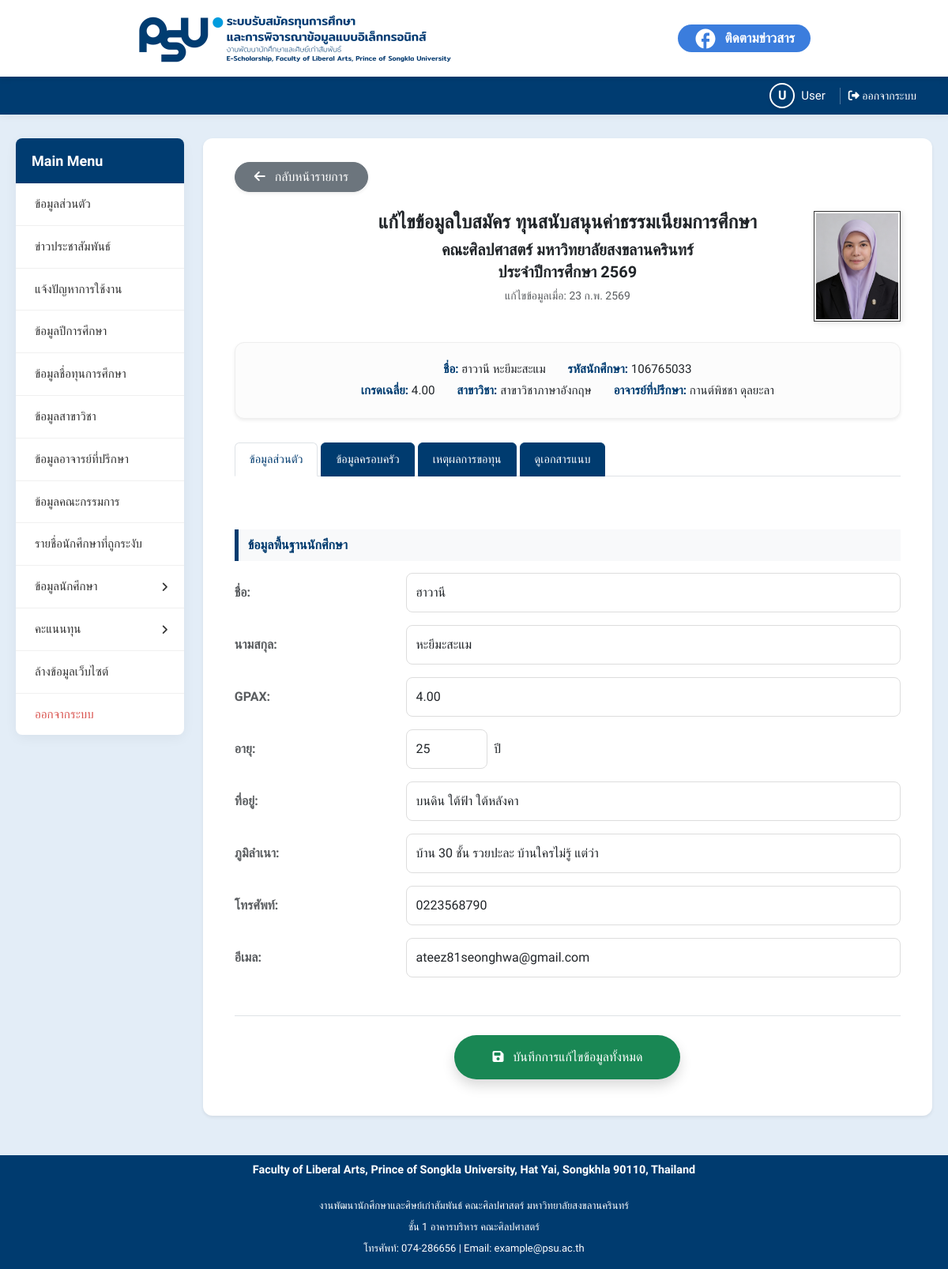
The app's page /admin/students/edit_student.php?id=30 with its own data.
### tables this page shows
CREATE TABLE `tb_student` (
  `st_id` int(10) NOT NULL,
  `st_sex` int(2) NOT NULL,
  `st_firstname` varchar(200) NOT NULL,
  `st_lastname` varchar(200) NOT NULL,
  `st_score` varchar(100) NOT NULL,
  `st_code` char(100) NOT NULL,
  `st_program` int(10) NOT NULL,
  `st_email` varchar(100) NOT NULL,
  `st_image` varchar(200) NOT NULL,
  `st_pass` varchar(100) NOT NULL,
  `st_birthday` date NOT NULL,
  `st_age` int(2) NOT NULL,
  `st_address1` text NOT NULL,
  `st_address2` text NOT NULL,
  `st_tel1` char(100) NOT NULL,
  `st_tel2` char(100) NOT NULL,
  `st_family_status` varchar(250) NOT NULL,
  `st_borrow_money` varchar(255) NOT NULL,
  `st_received` varchar(255) NOT NULL,
  `st_job` varchar(255) NOT NULL,
  `st_current_job` varchar(255) NOT NULL,
  `st_peripeteia` varchar(200) NOT NULL,
  `st_solutions` varchar(255) NOT NULL,
  `st_history_bursary` varchar(255) NOT NULL,
  `st_note` text NOT NULL,
  `st_doc` varchar(100) NOT NULL,
  `st_doc1` char(100) NOT NULL,
  `st_doc2` char(100) NOT NULL,
  `id_teacher` int(10) NOT NULL,
  `st_date_regis` datetime NOT NULL,
  `st_date_send` datetime NOT NULL,
  `st_activate` int(2) NOT NULL,
  `st_confirm` int(2) NOT NULL,
  `md5_code` varchar(255) NOT NULL,
  `sum_score` int(10) NOT NULL,
  `st_average` float(7,2) NOT NULL,
  `st_type` int(2) NOT NULL,
  `st_father` text DEFAULT NULL,
  `st_mother` text DEFAULT NULL,
  `st_guardian` text DEFAULT NULL,
  `st_siblings` text DEFAULT NULL,
  `st_history_detail` text DEFAULT NULL
);

CREATE TABLE `tb_program` (
  `g_id` int(10) NOT NULL,
  `g_program` varchar(255) NOT NULL
);

CREATE TABLE `tb_teacher` (
  `tc_id` int(10) NOT NULL,
  `tc_user` varchar(100) NOT NULL,
  `tc_pass` varchar(199) NOT NULL,
  `tc_name` varchar(255) NOT NULL,
  `tc_type` int(2) NOT NULL
);

### admin/students/edit_student.php (the view, shortened to what this page needs)
<?php
include '../../include/config.php';
$st_id = isset($_GET['id']) ? (int)$_GET['id'] : 0;
$sql = "SELECT s.*, p.g_program, t.tc_name
        FROM tb_student s
        LEFT JOIN tb_program p ON s.st_program = p.g_id
        LEFT JOIN tb_teacher t ON s.id_teacher = t.tc_id
        WHERE s.st_id = '$st_id'";
$result = mysqli_query($connect1, $sql);
$student = mysqli_fetch_assoc($result);
$scholarship_options = [];
$res_types = mysqli_query($connect1, "SELECT st_name_1, st_name_2, st_name_3 FROM tb_year WHERE y_id = 1");
$d_types = mysqli_fetch_assoc($res_types);
$scholarship_options[1] = $d_types['st_name_1'] ?? 'ทุนประเภทที่ 1';
$scholarship_options[2] = $d_types['st_name_2'] ?? 'ทุนประเภทที่ 2';
$scholarship_options[3] = $d_types['st_name_3'] ?? 'ทุนประเภทที่ 3';
$thai_months = [1 => "ม.ค.", 2 => "ก.พ.", 3 => "มี.ค.", 4 => "เม.ย.", 5 => "พ.ค.", 6 => "มิ.ย.", 7 => "ก.ค.", 8 => "ส.ค.", 9 => "ก.ย.", 10 => "ต.ค.", 11 => "พ.ย.", 12 => "ธ.ค."];
$current_date_th = date("j") . " " . $thai_months[(int)date("n")] . " " . (date("Y") + 543);
$current_year_th = date("Y") + 543;
?>
<!DOCTYPE html>
<html lang="th">
<head>
    <link href="https://cdn.jsdelivr.net/npm/bootstrap@5.3.2/dist/css/bootstrap.min.css" rel="stylesheet">
    <link rel="stylesheet" href="../../assets/css/global2.css">
    <link rel="stylesheet" href="../../assets/css/layout.css">
    <link rel="stylesheet" href="../../assets/css/navigation.css">
    <link rel="stylesheet" href="../../assets/css/ui-elements.css">
    <link rel="stylesheet" href="../../assets/css/forms.css">
    <link rel="stylesheet" href="../../assets/css/tables.css">
    <link rel="stylesheet" href="../../assets/css/pages.css">
    <link rel="stylesheet" href="https://cdnjs.cloudflare.com/ajax/libs/font-awesome/6.4.2/css/all.min.css">
</head>
<body>
    <div class="sticky-header-wrapper">
        <?php include('../../include/navbar.php'); ?>
        <?php include('../../include/status_bar.php'); ?>
    </div>
    <div class="container-fluid dashboard-container">
        <div class="row g-4">
            <div class="col-12 col-sidebar-20">
                <?php include '../../include/sidebar.php'; ?>
            </div>
            <div class="col-12 col-main-80">
                <main class="main-content shadow-sm">
                    <div class="mb-4">
                        <a href="../students/student_data.php?type=<?php echo $student['st_type']; ?>" class="btn btn-secondary rounded-pill px-4 shadow-sm">
                            <i class="fa-solid fa-arrow-left me-2"></i> กลับหน้ารายการ
                        </a>
                    </div>
                    <form action="" method="POST">
                        <div class="header-content position-relative text-center mb-5">
                            <h4 class="fw-bold">แก้ไขข้อมูลใบสมัคร <?php echo htmlspecialchars($scholarship_options[$student['st_type']] ?? ''); ?></h4>
                            <h5 class="fw-bold mb-1">คณะศิลปศาสตร์ มหาวิทยาลัยสงขลานครินทร์</h5>
                            <h5 class="fw-bold mb-1">ประจำปีการศึกษา <?php echo $current_year_th; ?></h5>
                            <p class="text-muted small mt-2">แก้ไขข้อมูลเมื่อ: <?php echo $current_date_th; ?></p>
                            <div class="photo-box-fixed">
                                <img src="../../images/student/<?php echo $student['st_image']; ?>" onerror="this.src='../../assets/images/bg/no-profile.png'">
                            </div>
                        </div>
                        <div class="student-info-highlight shadow-sm">
                            <span><strong>ชื่อ:</strong> <?php echo htmlspecialchars($student['st_firstname'] . " " . $student['st_lastname']); ?></span>
                            <span><strong>รหัสนักศึกษา:</strong> <?php echo htmlspecialchars($student['st_code']); ?></span><br>
                            <span><strong>เกรดเฉลี่ย:</strong> <?php echo htmlspecialchars($student['st_score']); ?></span>
                            <span><strong>สาขาวิชา:</strong> <?php echo htmlspecialchars($student['g_program']); ?></span>
                            <span><strong>อาจารย์ที่ปรึกษา:</strong> <?php echo htmlspecialchars($student['tc_name']); ?></span>
                        </div>
                        <ul class="nav-tabs-app mb-4">
                            <li class="nav-item"><a href="javascript:void(0)" onclick="openTab(event, 'personal')" class="nav-link-custom active">ข้อมูลส่วนตัว</a></li>
                            <li class="nav-item"><a href="javascript:void(0)" onclick="openTab(event, 'family')" class="nav-link-custom inactive">ข้อมูลครอบครัว</a></li>
                            <li class="nav-item"><a href="javascript:void(0)" onclick="openTab(event, 'reason')" class="nav-link-custom inactive">เหตุผลการขอทุน</a></li>
                            <li class="nav-item"><a href="javascript:void(0)" onclick="openTab(event, 'document')" class="nav-link-custom inactive">ดูเอกสารแนบ</a></li>
                        </ul>
                        <div class="tab-content pt-2">
                            <div id="personal" class="tab-section active">
                                <div class="section-header-app">ข้อมูลพื้นฐานนักศึกษา</div>
                                <div class="indent-app">
                                    <div class="row mb-3 align-items-center"><label class="col-md-3 fw-bold text-muted">ชื่อ:</label>
                                        <div class="col-md-9"><input type="text" name="st_firstname" class="form-control" value="<?php echo htmlspecialchars($student['st_firstname']); ?>"></div>
                                    </div>
                                    <div class="row mb-3 align-items-center"><label class="col-md-3 fw-bold text-muted">นามสกุล:</label>
                                        <div class="col-md-9"><input type="text" name="st_lastname" class="form-control" value="<?php echo htmlspecialchars($student['st_lastname']); ?>"></div>
                                    </div>
                                    <div class="row mb-3 align-items-center"><label class="col-md-3 fw-bold text-muted">GPAX:</label>
                                        <div class="col-md-9"><input type="text" name="st_score" class="form-control" value="<?php echo htmlspecialchars($student['st_score']); ?>"></div>
                                    </div>
                                    <div class="row mb-3 align-items-center"><label class="col-md-3 fw-bold text-muted">อายุ:</label>
                                        <div class="col-md-2 d-flex align-items-center gap-2"><input type="text" name="st_age" class="form-control text-center" value="<?php echo htmlspecialchars($student['st_age']); ?>"style="text-align: left !important;"><span>ปี</span></div>
                                    </div>
                                    <div class="row mb-3 align-items-center"><label class="col-md-3 fw-bold text-muted">ที่อยู่:</label>
                                        <div class="col-md-9"><input type="text" name="st_address1" class="form-control" value="<?php echo htmlspecialchars($student['st_address1']); ?>"></div>
                                    </div>
                                    <div class="row mb-3 align-items-center"><label class="col-md-3 fw-bold text-muted">ภูมิลำเนา:</label>
                                        <div class="col-md-9"><input type="text" name="st_address2" class="form-control" value="<?php echo htmlspecialchars($student['st_address2']); ?>"></div>
                                    </div>
                                    <div class="row mb-3 align-items-center"><label class="col-md-3 fw-bold text-muted">โทรศัพท์:</label>
                                        <div class="col-md-9"><input type="text" name="st_tel1" class="form-control" value="<?php echo htmlspecialchars($student['st_tel1']); ?>"></div>
                                    </div>
                                    <div class="row mb-3 align-items-center"><label class="col-md-3 fw-bold text-muted">อีเมล:</label>
                                        <div class="col-md-9"><input type="text" name="st_email" class="form-control" value="<?php echo htmlspecialchars($student['st_email']); ?>"></div>
                                    </div>
                                </div>
                            </div>
                        </div>
                        <div class="text-center mt-5 mb-3 border-top pt-4">
                            <button type="submit" name="btn_save_edit" class="btn btn-success rounded-pill px-5 py-3 shadow border-0">
                                <i class="fa-solid fa-save me-2"></i> บันทึกการแก้ไขข้อมูลทั้งหมด
                            </button>
                        </div>
                    </form>
                </main>
            </div>
        </div>
    </div>
    <?php include '../include/footer.php'; ?>
</body>
</html>

### assets/css/global2.css (style rules this page uses)
:root { --primary-blue: #3b7ddd; --dark-blue: #123985; --bg-light: #e3edf7; --disabled-gray: #e9ecef; --footer-dark-blue: #003b6f; --facebook-blue: #1877F2; --facebook-blue-hover: #166FE5; }
body, html { margin: 0; padding: 0; font-family: 'Prompt', sans-serif; background-color: var(--bg-light); }

### assets/css/layout.css (style rules this page uses)
.dashboard-container { max-width: 1400px; margin: 30px auto; padding: 0 20px; }
.main-content { background-color: #ffffff; padding: 30px 40px; box-shadow: 0 4px 15px rgba(0, 0, 0, 0.08); border-radius: 12px; height: 100%; min-height: 500px; }
.sticky-header-wrapper { position: sticky; top: 0; z-index: 1100; width: 100%; background-color: #fff; box-shadow: 0 2px 10px rgba(0,0,0,0.05); }
@media (min-width: 992px) { .col-sidebar-20 { flex: 0 0 20% !important; width: 20% !important; } }
@media (min-width: 992px) { .col-main-80 { flex: 0 0 80% !important; width: 80% !important; } }
.col-sidebar-20 { flex: 0 0 20%; width: 20%; }
.col-main-80 { flex: 0 0 80%; width: 80%; }

### assets/css/navigation.css (style rules this page uses)
.nav-tabs-app { display: flex; list-style: none; padding: 0; margin: 0 0 30px 0; gap: 4px; border-bottom: 1px solid #dee2e6; }
.nav-tabs-app .nav-item { margin-bottom: -1px; }
.nav-tabs-app .nav-link-custom { display: block; padding: 10px 18px; text-decoration: none; font-size: 14.5px; font-weight: 500; border-radius: 6px 6px 0 0; transition: all 0.3s ease; }
.nav-tabs-app .nav-link-custom.inactive { background-color: #003b6f; color: #ffffff !important; border: 1px solid #003b6f; }
.nav-tabs-app .nav-link-custom.active { background-color: #ffffff; color: #003b6f !important; border: 1px solid #dee2e6; border-bottom: 1px solid #fff; }

### assets/css/forms.css (style rules this page uses)
.section-header-app { font-weight: 700; color: #003b6f; margin: 35px 0 15px 0; font-size: 16px; border-left: 5px solid #003b6f; padding-left: 12px; background-color: #f8f9fa; padding-top: 8px; padding-bottom: 8px; }
.form-control { padding: 12px; border-radius: 8px; border: 1px solid #ddd; font-family: 'Prompt', sans-serif; }

### assets/css/pages.css (style rules this page uses)
.student-info-highlight { text-align: center; font-size: 0.95rem; margin-top: 20px; margin-bottom: 30px; line-height: 1.8; padding: 20px; background: #fcfcfc; border-radius: 12px; border: 1px solid #eee; }
.student-info-highlight strong { color: #003c71; font-weight: 700; }
.student-info-highlight span { margin: 0 12px; display: inline-block; }

### admin/students/edit_student.php (style rules this page uses)
.tab-section { display: none; }
.tab-section.active { display: block; }
.photo-box-fixed { position: absolute; top: 0; right: 0; width: 110px; height: 140px; border: 1.5px solid #333; padding: 2px; background: #fff; box-shadow: 2px 2px 8px rgba(0, 0, 0, 0.1); }
.photo-box-fixed img { width: 100%; height: 100%; object-fit: cover; }

### include/sidebar.php (style rules this page uses)
:root { --primary-blue: #003c71; --light-blue: #eef2ff; --border-color: #f0f0f0; }

### records on screen
tb_student: st_type "ทุนสนับสนุนค่าธรรมเนียมการศึกษา", st_image (picture), st_firstname+st_lastname "ฮาวานี หะยีมะสะแม", st_code "106765033", st_score "4.00", tb_program.g_program "สาขาวิชาภาษาอังกฤษ", id_teacher.tc_name "กานต์พิชชา ดุลยะลา", st_firstname "ฮาวานี", st_lastname "หะยีมะสะแม", st_age "25", st_address1 "บนดิน ใต้ฟ้า ใต้หลังคา", st_address2 "บ้าน 30 ชั้น รวยปะละ บ้านใครไม่รู้ แต่ว่า", st_tel1 "0223568790", st_email "ateez81seonghwa@gmail.com"

### other values on screen
$first_char "U"
$display_name "User"
